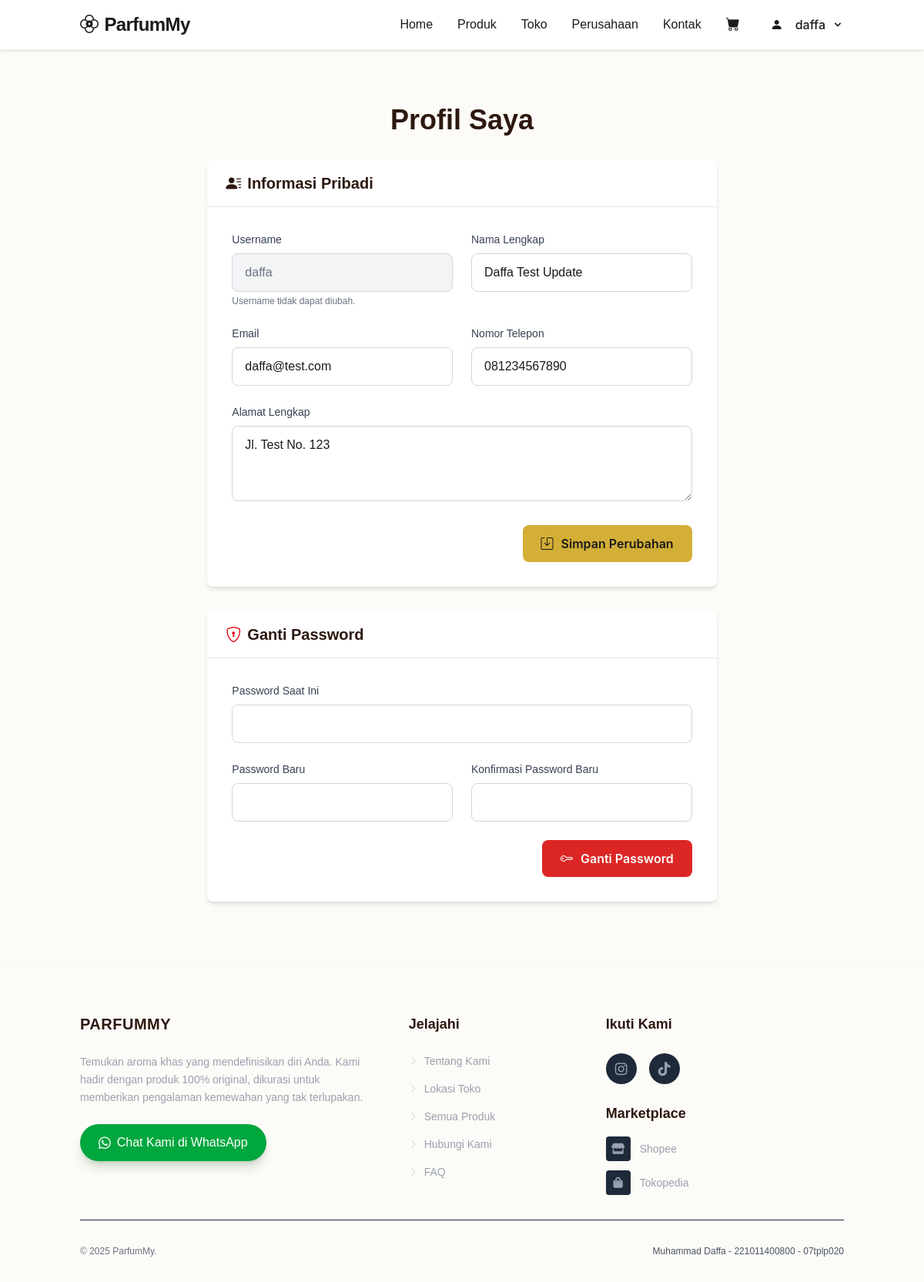
Page /profile.php (signed in) on the committed database.
### tables this page shows
CREATE TABLE `user` (
  `id` int(11) NOT NULL,
  `username` varchar(50) NOT NULL,
  `full_name` varchar(100) DEFAULT NULL,
  `email` varchar(100) DEFAULT NULL,
  `phone` varchar(20) DEFAULT NULL,
  `address` text DEFAULT NULL,
  `password` varchar(255) NOT NULL,
  `role` enum('admin','user') NOT NULL,
  `is_active` tinyint(1) DEFAULT 1
);

### models/DB.php (called while the page is built)
<?php
class DB {
    private $host = 'localhost';
    private $user = 'root';
    private $pass = '';
    private $dbname = 'toko_parfum';
    private $pdo;
    public function __construct() {
        $dsn = "mysql:host={$this->host};dbname={$this->dbname}";
        try {
            $this->pdo = new PDO($dsn, $this->user, $this->pass);
            $this->pdo->setAttribute(PDO::ATTR_ERRMODE, PDO::ERRMODE_EXCEPTION);
            $this->pdo->exec("SET SESSION innodb_lock_wait_timeout = 5");
        } catch (PDOException $e) {
            die("Koneksi Database Gagal: " . $e->getMessage());
        }
    }
    public function getConnection() {
        return $this->pdo;
    }
}
?>

### models/UserManager.php (called while the page is built, shortened)
<?php
require_once __DIR__ . '/DB.php';
class UserManager {
    private $conn;
    public function __construct() {
        $db = new DB();
        $this->conn = $db->getConnection();
    }
    public function getUserById($id) {
        $sql = "SELECT id, username, full_name, email, phone, address, role FROM user WHERE id = ?";
        $stmt = $this->conn->prepare($sql);
        $stmt->execute([$id]);
        return $stmt->fetch(PDO::FETCH_ASSOC);
    }
}
?>

### profile.php (the view, shortened to what this page needs)
<?php
require_once 'models/UserManager.php';
$userManager = new UserManager();
$userId = $_SESSION['user_id'];
$user = $userManager->getUserById($userId);
require_once 'views/header.php';
?>
<div class="container mx-auto px-4 my-20">
    <div class="flex justify-center">
        <div class="w-full lg:w-2/3">
            <h2 class="text-4xl font-bold mb-8 text-center text-gold">Profil Saya</h2>
            <div class="bg-white rounded-lg shadow-md mb-8">
                <div class="bg-white py-4 px-6 border-b border-gray-200 rounded-t-lg">
                    <h5 class="text-xl font-bold">
                        <i class="bi bi-person-lines-fill mr-2 text-gold"></i>Informasi Pribadi
                    </h5>
                </div>
                <div class="p-8">
                    <form action="profile.php" method="POST">
                        <div class="flex flex-wrap -mx-3 mb-6">
                            <div class="w-full md:w-1/2 px-3 mb-6 md:mb-0">
                                <label for="username" class="block text-sm font-medium text-gray-700 mb-2">Username</label>
                                <input type="text" class="w-full px-4 py-3 bg-gray-100 border border-gray-300 rounded-lg text-gray-500" id="username" value="<?php echo htmlspecialchars($user['username']); ?>" readonly>
                                <p class="text-xs text-gray-500 mt-1">Username tidak dapat diubah.</p>
                            </div>
                            <div class="w-full md:w-1/2 px-3">
                                <label for="full_name" class="block text-sm font-medium text-gray-700 mb-2">Nama Lengkap</label>
                                <input type="text" class="w-full px-4 py-3 border border-gray-300 rounded-lg focus:ring-2 focus:ring-gold focus:border-gold" id="full_name" name="full_name" value="<?php echo htmlspecialchars($user['full_name'] ?? ''); ?>">
                            </div>
                        </div>
                        <div class="flex flex-wrap -mx-3 mb-6">
                            <div class="w-full md:w-1/2 px-3 mb-6 md:mb-0">
                                <label for="email" class="block text-sm font-medium text-gray-700 mb-2">Email</label>
                                <input type="email" class="w-full px-4 py-3 border border-gray-300 rounded-lg focus:ring-2 focus:ring-gold focus:border-gold" id="email" name="email" value="<?php echo htmlspecialchars($user['email'] ?? ''); ?>">
                            </div>
                            <div class="w-full md:w-1/2 px-3">
                                <label for="phone" class="block text-sm font-medium text-gray-700 mb-2">Nomor Telepon</label>
                                <input type="tel" class="w-full px-4 py-3 border border-gray-300 rounded-lg focus:ring-2 focus:ring-gold focus:border-gold" id="phone" name="phone" value="<?php echo htmlspecialchars($user['phone'] ?? ''); ?>">
                            </div>
                        </div>
                        <div class="mb-6">
                            <label for="address" class="block text-sm font-medium text-gray-700 mb-2">Alamat Lengkap</label>
                            <textarea class="w-full px-4 py-3 border border-gray-300 rounded-lg focus:ring-2 focus:ring-gold focus:border-gold" id="address" name="address" rows="3"><?php echo htmlspecialchars($user['address'] ?? ''); ?></textarea>
                        </div>
                        <div class="text-right">
                            <button type="submit" name="update_profile"
                                    style="background-color: #D4AF37; color: #1A1A1A; font-weight: 600; padding: 0.75rem 1.5rem; border-radius: 0.5rem; border: none; cursor: pointer; transition: all 0.2s;"
                                    onmouseover="this.style.backgroundColor='#B5952F';"
                                    onmouseout="this.style.backgroundColor='#D4AF37';">
                                <i class="bi bi-save" style="margin-right: 0.375rem;"></i> Simpan Perubahan
                            </button>
                        </div>
                    </form>
                </div>
            </div>
            <div class="bg-white rounded-lg shadow-md">
                <div class="bg-white py-4 px-6 border-b border-gray-200 rounded-t-lg">
                    <h5 class="text-xl font-bold">
                        <i class="bi bi-shield-lock mr-2 text-red-600"></i>Ganti Password
                    </h5>
                </div>
                <div class="p-8">
                    <form action="profile.php" method="POST">
                        <div class="mb-6">
                            <label for="current_password" class="block text-sm font-medium text-gray-700 mb-2">Password Saat Ini</label>
                            <input type="password" class="w-full px-4 py-3 border border-gray-300 rounded-lg focus:ring-2 focus:ring-red-500 focus:border-red-500" id="current_password" name="current_password" required>
                        </div>
                        <div class="flex flex-wrap -mx-3 mb-6">
                            <div class="w-full md:w-1/2 px-3 mb-6 md:mb-0">
                                <label for="new_password" class="block text-sm font-medium text-gray-700 mb-2">Password Baru</label>
                                <input type="password" class="w-full px-4 py-3 border border-gray-300 rounded-lg focus:ring-2 focus:ring-red-500 focus:border-red-500" id="new_password" name="new_password" required minlength="6">
                            </div>
                            <div class="w-full md:w-1/2 px-3">
                                <label for="confirm_password" class="block text-sm font-medium text-gray-700 mb-2">Konfirmasi Password Baru</label>
                                <input type="password" class="w-full px-4 py-3 border border-gray-300 rounded-lg focus:ring-2 focus:ring-red-500 focus:border-red-500" id="confirm_password" name="confirm_password" required minlength="6">
                            </div>
                        </div>
                        <div class="text-right">
                            <button type="submit" name="change_password"
                                    style="background-color: #DC2626; color: white; font-weight: 600; padding: 0.75rem 1.5rem; border-radius: 0.5rem; border: none; cursor: pointer; transition: all 0.2s;"
                                    onmouseover="this.style.backgroundColor='#B91C1C';"
                                    onmouseout="this.style.backgroundColor='#DC2626';">
                                <i class="bi bi-key" style="margin-right: 0.375rem;"></i> Ganti Password
                            </button>
                        </div>
                    </form>
                </div>
            </div>
        </div>
    </div>
</div>
<?php require_once 'views/footer.php'; ?>

### rows in the picture
user: username "daffa", full_name "Daffa Test Update", email "daffa@test.com", phone "081234567890", address "Jl. Test No. 123"

### other values in the picture
$_SESSION['username'] "daffa"
